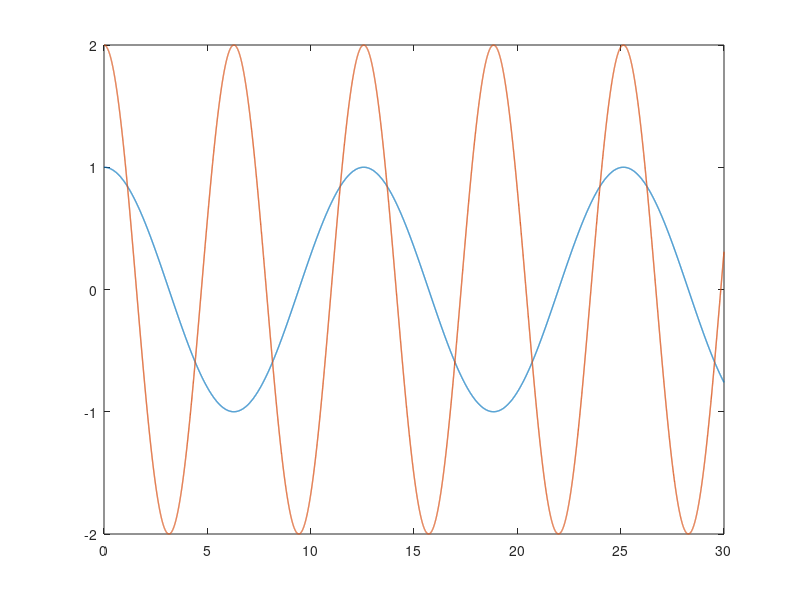

Write the MATLAB code that produced this figure. (Note: this script raises an error after producing the figure.)
function twoLinkRobotAdaptive
clc
%Set up parameters for sim
p1       = 3.473;
p2       = 0.196;
p3       = 0.242;
f1       = 5.3;
f2       = 1.1;

% Stacked parameter vector
theta    = [p1;p2;p3;f1;f2];

% Simulation final time
tf   = 30;

% Initial condition vector (X0 must be same size and "form" as X and XDot below)
% (i.e., in this sim, X0 = [e0;r0;thetahat0])
X0   = 2*[ones(6,1)];

% Options for integration function
opts = odeset('RelTol',1e-3,'AbsTol',1e-3);

% Integrate (you can send the paramters theta to the dynamics as seen below)
[t,STATES] = ode45(@(t,X) twoLinkdynamics(t,X,theta),[0 tf],X0,opts);
u = zeros(2,length(t));
        for i=1:length(t)
        u(:,i) =  getu(t(i),STATES(i,:),theta);
        end
% Set up desired trajectory data for plots (enter desired trajectory for your simulation)
qd = [cos(0.5*t) 2*cos(t)]';

% Parse integrated states (STATES is the same "form" as X0)
% (i.e., in this sim, STATES = [e r thetahat] over all time);
e  = STATES(:,1:2)';
r  = STATES(:,3:4)';
% thetaHat = STATES(:,5:9)';

% Compute x from e and xd for plotting purposes
q  = qd-e;

% Plot the actual vs desired trajectories
figure(1)
plot(t,qd,'-','LineWidth',1)
hold on
ax = gca;
ax.ColorOrderIndex = 1;
plot(t,q,':','LineWidth',1)
title('Actual Vs Desred Trajectories')
xlabel('time') % x-axis label
ylabel('Trajectories') % y-axis label
legend('y = qd1','y = qd2','y=q1','y=q2')
hold off

% Plot the tracking error
figure(2)
plot(t,e,'--','LineWidth',2)
title('Tracking Error')
xlabel('time') % x-axis label
ylabel('Errors') % y-axis label
legend('y = e1','y = e2')

figure(3)
plot(t,u(1,:),'-',t,u(2,:),':','LineWidth',1)
title('Control Input')
xlabel('time') % x-axis label
ylabel('Torques') % y-axis label
legend('y = u1','y = u2')

end

function [u] = getu(t,X,theta)
global e2init
% Parse parameter vector
p1 = theta(1);
p2 = theta(2);
p3 = theta(3);
f1 = theta(4);
f2 = theta(5);

% Select gains for controller
K        = 5; 
a1       = 2; 
a2       = 2;
% Desired trajectory and needed derivatives
qd       = [cos(0.5*t);2*cos(t)];
qdDot    = [-0.5*sin(0.5*t);-2*sin(t)]; 
qdDotDot = [-0.25*cos(0.5*t);-2*cos(t)]; 

% Parse current states (X is the same size and "form" as X0)
% (i.e., in this sim, X = [e;r;thetahat])
e        = [X(1);X(2)];
e2       = [X(3);X(4)];
Usgn     = [X(5);X(6)];
% Compute current x and xDot for convenience
q        = qd-e;
qDot     = -e2 + a1*e + qdDot;

% Compute cos(x2) and sin(x2) for convenience
c2       = cos(q(2));
s2       = sin(q(2));

% Compute current matrices for the dynamics
M        = [p1 + 2*p3*c2 p2 + p3*c2;p2 + p3*c2 p2];
V        = [-p3*s2*qDot(2) -p3*s2*(qDot(1) + qDot(2));p3*s2*qDot(1) 0];
fd       = [f1 0;0 f2];
Td       = [0.5*cos(0.5*t);sin(t)];

S = V*qDot+fd*q+M*qdDot+a1*M*e2-a1^2*M*e2+M*a2*e2;
if (t==0)
    e2init = e2;
end
u        = (K+1)*(e2-e2init)+Usgn; 
end
function [XDot] = twoLinkdynamics(t,X,theta)
global e2init
% Parse parameter vector
p1 = theta(1);
p2 = theta(2);
p3 = theta(3);
f1 = theta(4);
f2 = theta(5);

% Select gains for controller
K        = 50; %Enter a number
a1       = 2; %Enter a number
a2       = 2;
B        = 3;
% Desired trajectory and needed derivatives
qd       = [cos(0.5*t);2*cos(t)];
qdDot    = [-0.5*sin(0.5*t);-2*sin(t)]; %Enter the expression
qdDotDot = [-0.25*cos(0.5*t);-2*cos(t)]; %Enter the expression

% Parse current states (X is the same size and "form" as X0)
% (i.e., in this sim, X = [e;r;thetahat])
e        = [X(1);X(2)];
e2       = [X(3);X(4)];
Usgn     = [X(5);X(6)];

% Compute current x and xDot for convenience
q        = qd-e;
qDot     = -e2 + a1*e + qdDot;

% Compute cos(x2) and sin(x2) for convenience
c2       = cos(q(2));
s2       = sin(q(2));

% Compute current matrices for the dynamics
M        = [p1 + 2*p3*c2 p2 + p3*c2;p2 + p3*c2 p2];
V        = [-p3*s2*qDot(2) -p3*s2*(qDot(1) + qDot(2));p3*s2*qDot(1) 0];
fd       = [f1 0;0 f2];
Td       = [0.5*cos(0.5*t);sin(t)];

S = V*qDot+fd*q+M*qdDot+a1*M*e2-a1^2*M*e2+M*a2*e2;

% Design controller
if (t==0)
    e2init = e2;
end
u         =(K+1)*(e2-e2init)+Usgn; %Enter the expression

r         = M\(S-u+Td);
%udot=(K+1)*r+B*sign(e2); 
% Compute current closed-loop dynamics
eDot       = e2 - a1*e;
e2Dot      = r - a2*e2;
UsgnDot    = (K+1)*e2+B*sign(e2);

% Stacked dynamics vector (XDot is the same size and "form" as X)
XDot        = [eDot;e2Dot;UsgnDot];
end
